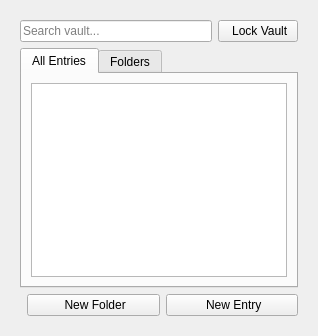
<?xml version="1.0" encoding="UTF-8"?>
<ui version="4.0">
 <class>VaultPage</class>
 <widget class="QWidget" name="VaultPage">
  <layout class="QVBoxLayout" name="verticalLayout">
   <property name="leftMargin"><number>20</number></property>
   <property name="topMargin"><number>20</number></property>
   <property name="rightMargin"><number>20</number></property>
   <property name="bottomMargin"><number>20</number></property>
   <item>
    <layout class="QHBoxLayout" name="horizontalLayout">
     <item>
      <widget class="QLineEdit" name="searchBar">
       <property name="placeholderText"><string>Search vault...</string></property>
       <property name="minimumHeight"><number>35</number></property>
      </widget>
     </item>
     <item>
      <widget class="QPushButton" name="lockBtn">
       <property name="text"><string> Lock Vault</string></property>
       <property name="minimumHeight"><number>35</number></property>
      </widget>
     </item>
    </layout>
   </item>
   <item>
    <widget class="QTabWidget" name="tabWidget">
     <widget class="QWidget" name="tabEntries">
      <attribute name="title"><string>All Entries</string></attribute>
      <layout class="QVBoxLayout"><item><widget class="QListWidget" name="entriesList"/></item></layout>
     </widget>
     <widget class="QWidget" name="tabFolders">
      <attribute name="title"><string>Folders</string></attribute>
      <layout class="QVBoxLayout"><item><widget class="QListWidget" name="foldersList"/></item></layout>
     </widget>
    </widget>
   </item>
   <item>
    <layout class="QHBoxLayout" name="actionLayout">
     <item><spacer><property name="orientation"><enum>Qt::Horizontal</enum></property></spacer></item>
     <item><widget class="QPushButton" name="newFolderBtn"><property name="text"><string> New Folder</string></property></widget></item>
     <item><widget class="QPushButton" name="newEntryBtn"><property name="text"><string> New Entry</string></property></widget></item>
    </layout>
   </item>
  </layout>
 </widget>
</ui>
